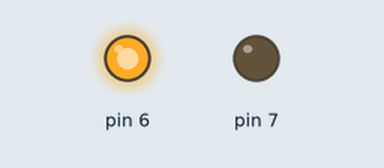
Recording of a sketch running on a simulated Arduino Uno, built with avr-gcc and run on an emulated ATmega328P. On the bench: output pins drawn as LEDs (lit = HIGH).

Above: at 0.1 s.
Timing chart, 0 to 1.6 s (numbered marks = the images above):
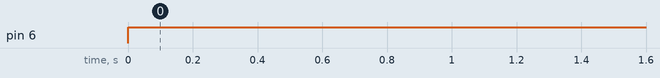

The sketch:

doorlock_test.ino
```cpp
void setup() {
  // put your setup code here, to run once:
pinMode(6,OUTPUT);
pinMode(7,OUTPUT);
Serial.begin(9600);
}

void loop() {
  // put your main code here, to run repeatedly:
digitalWrite(6,HIGH);
digitalWrite(7,LOW);
}
```

Measured:
- by itself, pin 6: LOW → HIGH at 0.00 s
